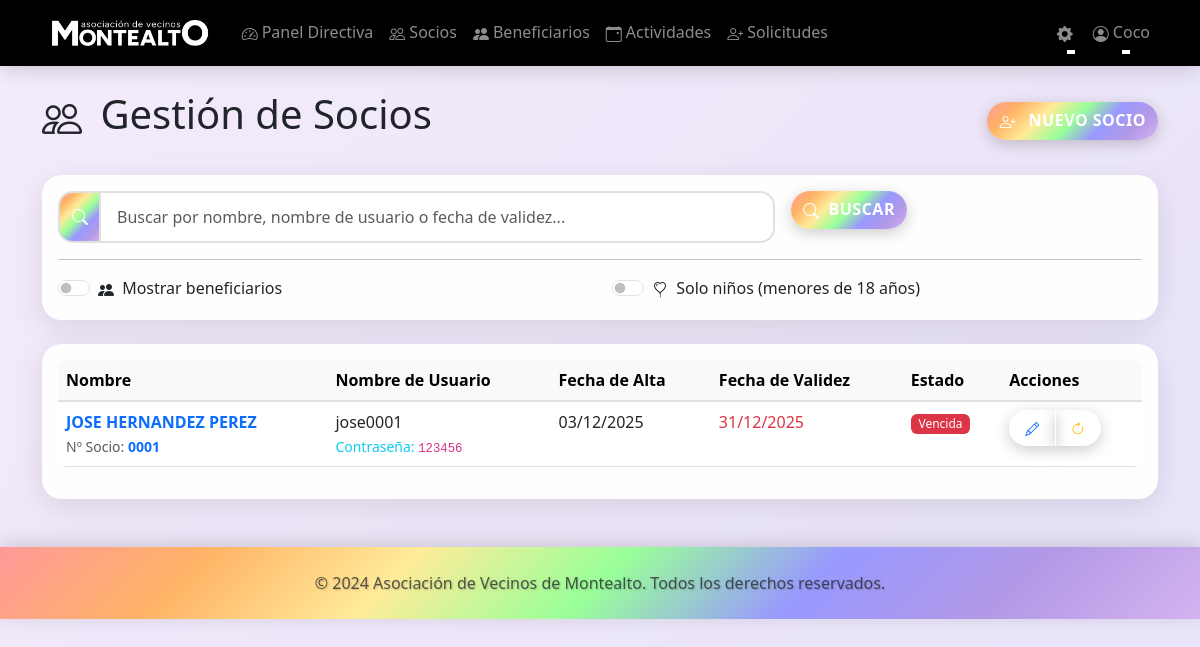
Page /admin/socios (signed in) on the earlier database version.
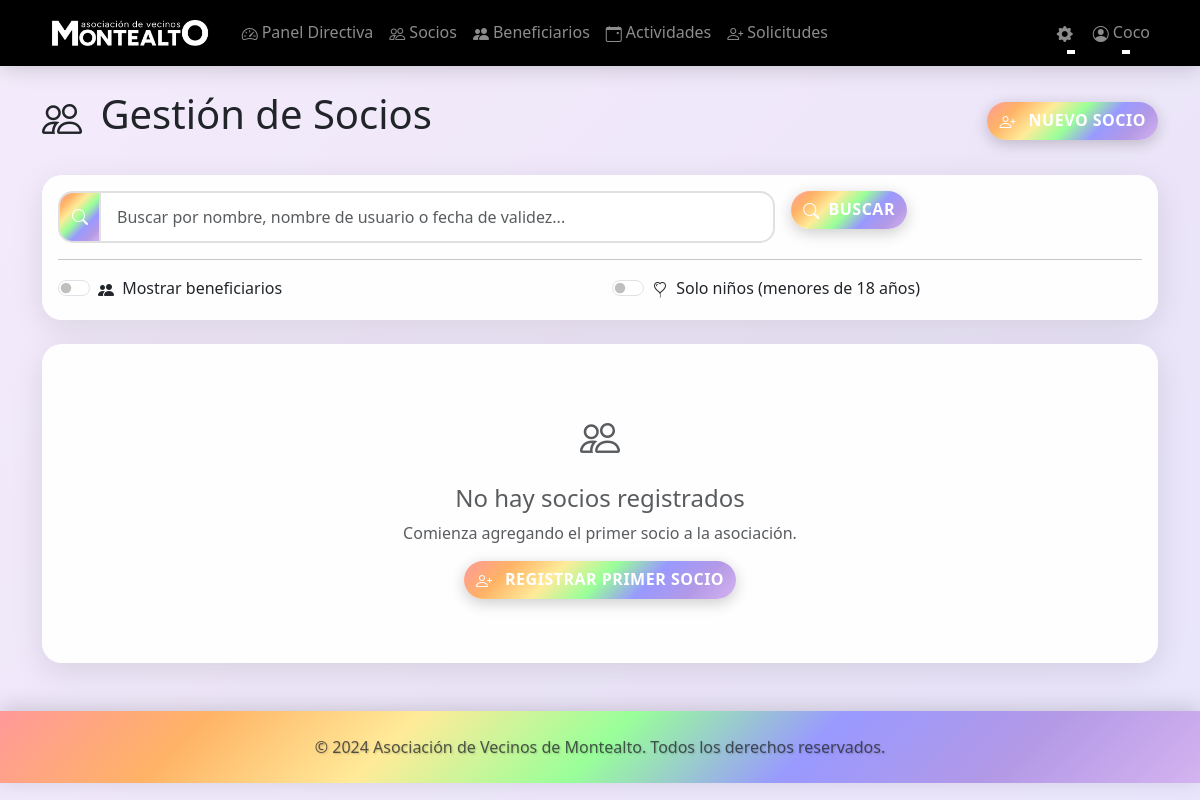
Same page on the later database version.
### models.py (models this page shows, shortened)
class User(UserMixin, db.Model):
    __tablename__ = 'users'
    id = db.Column(db.Integer, primary_key=True)
    nombre = db.Column(db.String(100), nullable=False)
    nombre_usuario = db.Column(db.String(120), unique=True, nullable=False)
    password_hash = db.Column(db.String(255), nullable=False)
    password_plain = db.Column(db.String(255), nullable=True)  # Contraseña en texto plano (solo para mostrar a admin)
    rol = db.Column(db.String(20), nullable=False)  # 'directiva' o 'socio'
    fecha_alta = db.Column(db.DateTime, nullable=False, default=datetime.utcnow)
    fecha_validez = db.Column(db.DateTime, nullable=False)
    ano_nacimiento = db.Column(db.Integer, nullable=True)  # Año de nacimiento para verificar edad en actividades
    fecha_nacimiento = db.Column(db.Date, nullable=True)  # Fecha completa de nacimiento
    numero_socio = db.Column(db.String(10), unique=True, nullable=True)  # Número de socio (0001, 0002, etc.)
    calle = db.Column(db.String(200), nullable=True)
    numero = db.Column(db.String(20), nullable=True)
    piso = db.Column(db.String(20), nullable=True)  # Opcional
    poblacion = db.Column(db.String(100), nullable=True)
    inscripciones = db.relationship('Inscripcion', backref='usuario', lazy=True, cascade='all, delete-orphan')
    def is_directiva(self):
        return self.rol == 'directiva'
    def suscripcion_vencida(self):
        return datetime.utcnow() > self.fecha_validez

### blueprints/admin.py (the view, shortened to what this page needs)
@admin_bp.route('/socios')
@login_required
@directiva_required
def gestion_socios():
    search_query = request.args.get('search', '').strip()
    solo_ninos = request.args.get('solo_ninos', '').strip() == 'on'
    query = User.query.filter(User.rol == 'socio')
    socios = query.order_by(User.nombre).all()
    for socio in socios:
        socio.beneficiarios_lista = Beneficiario.query.filter_by(socio_id=socio.id).order_by(Beneficiario.nombre).all()
    from datetime import datetime as dt
    return render_template('admin/socios.html', socios=socios, search_query=search_query, solo_ninos=solo_ninos, datetime=dt)

### blueprints/admin.py (called while the page is built)
def directiva_required(f):
    @wraps(f)
    def decorated_function(*args, **kwargs):
        if not current_user.is_authenticated or not current_user.is_directiva():
            flash('No tienes permisos para acceder a esta página.', 'error')
            return redirect(url_for('socios.dashboard'))
        return f(*args, **kwargs)
    return decorated_function

### templates/admin/socios.html (shortened to what the changed rows need)
{% extends "base.html" %}
{% block content %}
<div class="d-flex justify-content-between align-items-center mb-4">
    <h1>
        <i class="bi bi-people me-2"></i>
        Gestión de Socios
    </h1>
</div>
<div class="card">
    <div class="card-body">
        {% if socios %}
            <div class="table-responsive">
                <table class="table table-hover">
                    <thead class="table-light">
                        <tr>
                            <th>Nombre</th>
                            <th>Nombre de Usuario</th>
                            <th>Fecha de Alta</th>
                            <th>Fecha de Validez</th>
                            <th>Estado</th>
                            <th>Acciones</th>
                        </tr>
                    </thead>
                    <tbody>
                        {% for socio in socios %}
                            <tr class="socio-row" data-socio-id="{{ socio.id }}">
                                <td>
                                    <strong class="text-primary">{{ socio.nombre }}</strong>
                                    {% if socio.numero_socio %}
                                        <br><small class="text-muted">Nº Socio: <strong class="text-primary">{{ socio.numero_socio }}</strong></small>
                                    {% endif %}
                                </td>
                                <td>
                                    {{ socio.nombre_usuario }}
                                    {% if socio.password_plain %}
                                        <br><small class="text-info">Contraseña: <code>{{ socio.password_plain }}</code></small>
                                    {% endif %}
                                </td>
                                <td>{{ socio.fecha_alta.strftime('%d/%m/%Y') }}</td>
                                <td>
                                    <span class="{% if socio.suscripcion_vencida() %}text-danger{% elif socio.suscripcion_por_vencer() %}text-warning{% else %}text-success{% endif %}">
                                        {{ socio.fecha_validez.strftime('%d/%m/%Y') }}
                                    </span>
                                </td>
                                <td>
                                    {% if socio.suscripcion_vencida() %}
                                        <span class="badge bg-danger">Vencida</span>
                                    {% elif socio.suscripcion_por_vencer() %}
                                        <span class="badge bg-warning">Por Vencer</span>
                                    {% else %}
                                        <span class="badge bg-success">Activa</span>
                                    {% endif %}
                                </td>
                                <td>
                                    <div class="btn-group" role="group">
                                        <a href="{{ url_for('admin.editar_socio', socio_id=socio.id) }}"
                                           class="btn btn-outline-primary btn-sm"
                                           title="Editar Socio">
                                            <i class="bi bi-pencil"></i>
                                        </a>
                                        <a href="{{ url_for('admin.renovar_socio', socio_id=socio.id) }}"
                                           class="btn btn-outline-warning btn-sm"
                                           title="Renovar Suscripción">
                                            <i class="bi bi-arrow-clockwise"></i>
                                        </a>
                                    </div>
                                </td>
                            </tr>
                        {% endfor %}
                    </tbody>
                </table>
            </div>
        {% else %}
            <div class="text-center text-muted py-5">
                <i class="bi bi-people text-muted fs-1"></i>
                <h4 class="mt-3">No hay socios registrados</h4>
                <p>Comienza agregando el primer socio a la asociación.</p>
                <a href="{{ url_for('admin.nuevo_socio') }}" class="btn btn-primary">
                    <i class="bi bi-person-plus me-2"></i>
                    Registrar Primer Socio
                </a>
            </div>
        {% endif %}
    </div>
</div>
{% endblock %}

Differences in the rows shown:
removed User: nombre "JOSE HERNANDEZ PEREZ", numero_socio "0001", nombre_usuario "jose0001", password_plain "123456", fecha_alta "03/12/2025", fecha_validez "31/12/2025", shows "Vencida"
Other differences:
text no longer shown: "Nombre Nombre de Usuario Fecha de Alta Fecha de Validez Estado Acciones"
text now shown: "No hay socios registrados Comienza agregando el primer socio a la asociación. REGISTRAR PRIMER SOCIO"
